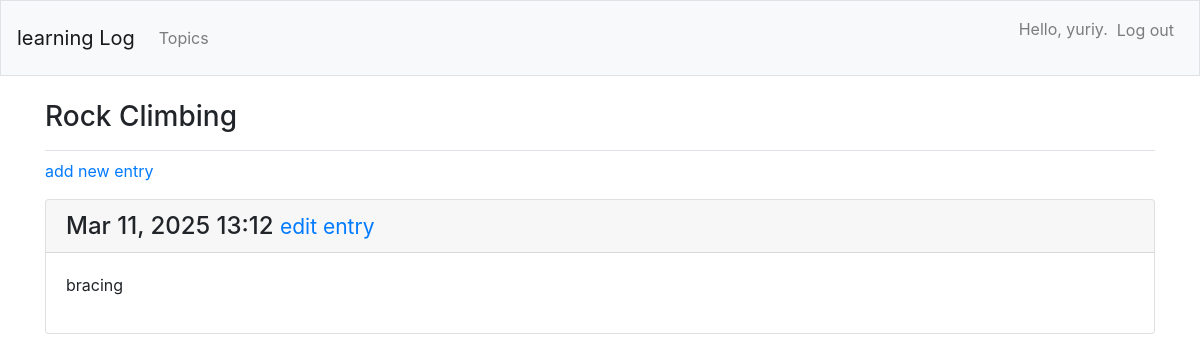
Page /topics/2/ (signed in) on the earlier database version.
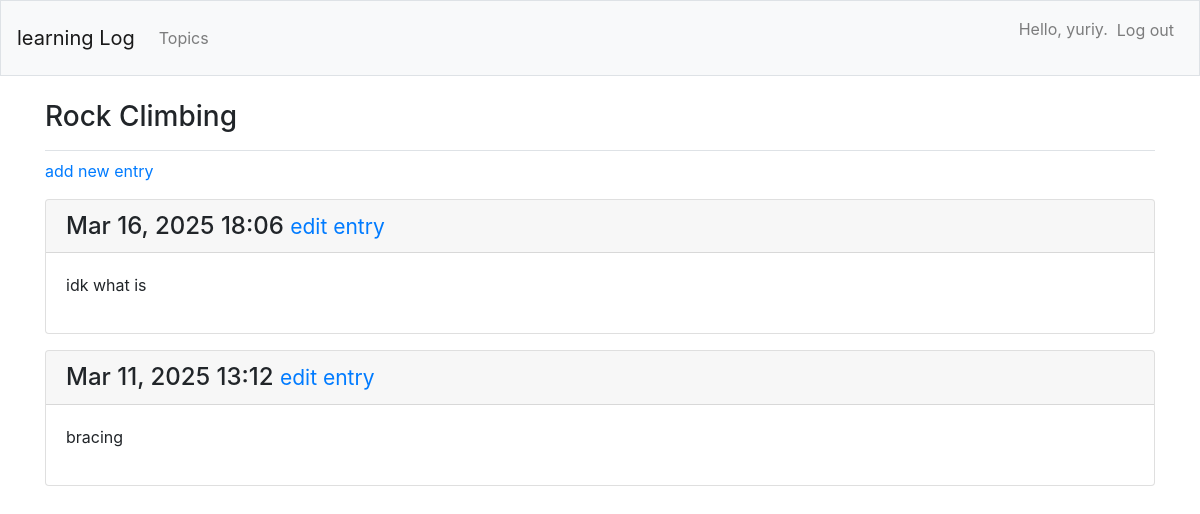
Same page on the later database version.
### learning_logs/models.py (models this page shows, shortened)
class Topic(models.Model):
    text = models.CharField(max_length=200)
    date_added = models.DateTimeField(auto_now_add=True)
    owner = models.ForeignKey(User, on_delete=models.CASCADE)
    def __str__(self):
        return self.text

class Entry(models.Model):
    topic = models.ForeignKey(Topic, on_delete=models.CASCADE)
    text = models.TextField()
    date_added = models.DateTimeField(auto_now_add=True)
    class Meta:
        verbose_name_plural = 'entries'

### learning_logs/views.py (the view)
# urls.py: path('topics/<int:topic_id>/', views.topic, name='topic'),
@login_required
def topic(request, topic_id):
    topic = Topic.objects.get(id=topic_id)
    if topic.owner != request.user:
        raise Http404
    entries = topic.entry_set.order_by('-date_added')
    context = {'topic': topic, 'entries': entries}
    return render(request, 'learning_logs/topic.html', context)

### learning_logs/templates/learning_logs/topic.html
{% extends "learning_logs/base.html" %}
{% block page_header %}
  <h3>{{ topic }}</h3>
{% endblock page_header %}
{% block content %}
    <p>
        <a href="{% url 'learning_logs:new_entry' topic.id %}">add new entry</a>
    </p>
    {% for entry in entries %}
    <div class="card mb-3">
        <h4 class="card-header">
            {{ entry.date_added|date:'M d, Y H:i' }}
            <small><a href="{% url 'learning_logs:edit_entry' entry.id %}">edit entry</a></small>
        </h4>
        <div class="card-body">
            {{ entry.text|linebreaks }}
        </div>
    </div>
    {% empty %}
       <p>There are no entries for this topic yet</p>
    {% endfor %}
{% endblock content %}

### learning_logs/templates/learning_logs/base.html (shortened to what this page needs)
{% load bootstrap4 %}
<html lang="en">
  <head>
      {% bootstrap_css %}
  </head>
<body>
    <nav class="navbar navbar-expand-md navbar-light bg-light mb-4 border">
        <a class="navbar-brand" href="{% url 'learning_logs:index'%}">
            learning Log
        </a>
        <div class="collapse navbar-collapse" id="navbarCollapse">
            <ul class="navbar-nav mr-auto">
                <li class="nav-item">
                    <a class="nav-link" href="{% url 'learning_logs:topics'%}">
                        Topics</a></li>
            </ul>
            <ul class="navbar-nav ml-auto">
                {% if user.is_authenticated %}
                  <li class="nav-item">
                      <span class="navbar-text"}>Hello, {{ user.username }}.</span>
                  </li>
                  <li class="nav-item">
                    <form action="{% url 'users:logout' %}" method="post">
                    <button type="submit" class="btn nav-link">Log out</button>
                    </form>
                  </li>
                {% endif %}
            </ul>
        </div>
    </nav>
    <main role="main" class="container">
        <div class="pb-2 mb-2 border-bottom">
            {% block page_header %}{% endblock page_header %}
        </div>
        <div>
            {% block content %}{% endblock content %}
        </div>
    </main>
</body>
</html>

Differences in the rows shown:
added Entry: date_added "Mar 16, 2025 18:06", text "idk what is"
